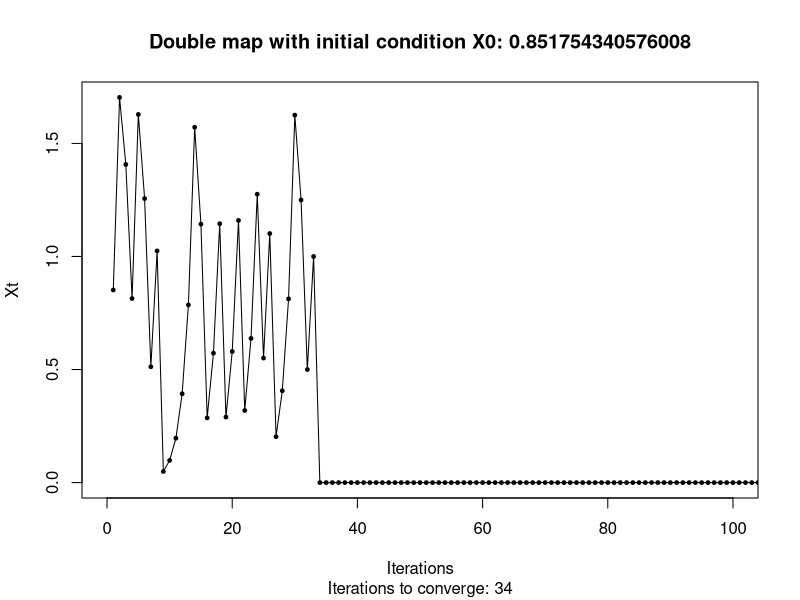
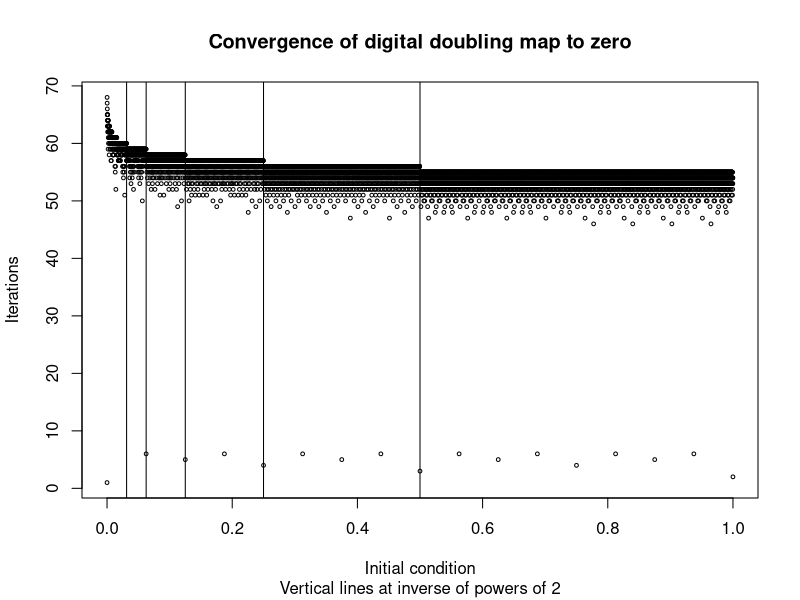
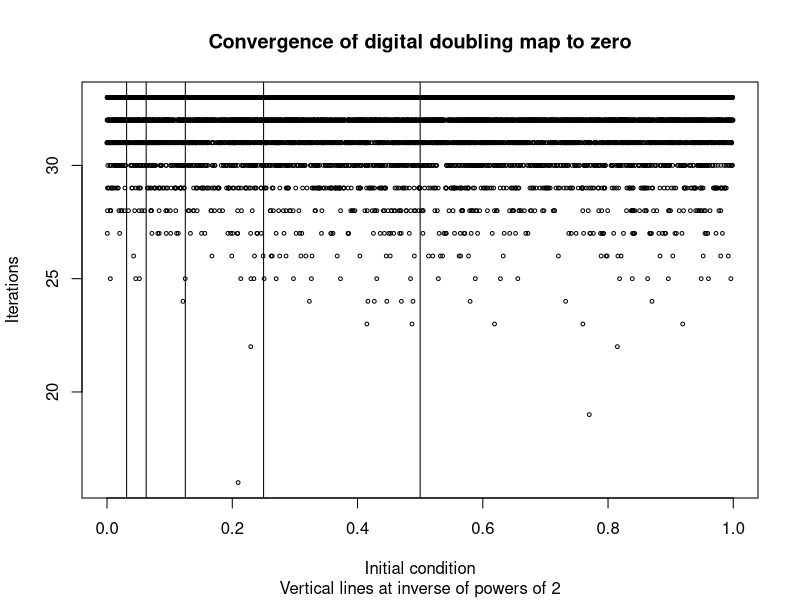

Generate these figures, in order, with R:
# Doubling map dynamics
# Xt+1 = 2 Xt mod 1

# Define the map
doubling_map <- function(ic, t) {
  x = rep(NA, t)
  x[1] = ic
  for (i in 2:t) {
    x[i] = 2*x[i-1] %% 1
  }
  return(x)
}

# Plot dynamics
t <- 1024 # Number of iterations
time <- seq(t) # Sequence to use as time index
x0 <- runif(1) # Initial condition, drawn from a Uniform(0,1)
double_map <- doubling_map(x0, t) # Call the map
plot(time, double_map, sub = paste("Iterations to converge:", which.min(double_map)),
     xlab = "Iterations", ylab = "Xt", main = paste("Double map with initial condition X0:", x0),
     xlim = c(0,100), type = "l")
points(time, double_map, pch = 20, cex=0.75)

# In a digital computer, the trajectory for any x0~U[0,1] will converge to 0 in a short number of steps
# This is NOT mathematically correct
# Consider x0 = 1/3, you can easily see that the map will infinitely move between 1/3 and 2/3 in a closed 2-period loop
# Since the computer works with finite-memory floating-points, it cannot represent numbers like 1/3 or pi
# The map ran on an irrational like pi/4 should behave chaotically, and not converge either

# Then what does the computer give us?
# Let's see what happens to any initial condition between 0 and 1 with step 10e-4
initial_cond <- seq(0,1,0.0001)

# Does it converge to zero?
converge_to_zero <- function(ic) {
  x = doubling_map(ic, 1024)
  if (sum(match(x,0), na.rm=TRUE) > 0) {
    return(TRUE)
  } else {
    return(FALSE)
  }
}

# Apply function to all initial conditions
zero_convergence <- unlist(lapply(initial_cond, converge_to_zero))
# Notice all initial values converge to zero
sum(zero_convergence)/length(zero_convergence) 

# How long does it take to converge?
convergence <- rep(NA, length(initial_cond))
for (i in 1:length(initial_cond)) {
  convergence[i] = which.min(doubling_map(initial_cond[i], t))
}
plot(initial_cond, convergence, cex=0.5,
     main = "Convergence of digital doubling map to zero", xlab = "Initial condition",
     ylab = "Iterations", sub = "Vertical lines at inverse of powers of 2") 


# Further analysis based on comments by Prof. Leonard Smith -----------------------

# Where does the max number of iterations decrease?
powers <- rep(NA, 5)
for (i in 1:length(powers)) {
  powers[i] = 1/(2^i)
}
abline(v = powers)

# It happens at powers of two! Interesting...
# Math explanation:
# Note that in binary 1/2 = 0.1, 1/4 = 0.01, 1/8 = 0.001, 1/16 = 0.0001
# Consider 0.51 -> 0.10000010, 0.49 -> 0.01111101
# 0.24 -> 0.00111101, 0.26 -> 0.01000010
# 0.124 -> 0.00011111, 0.126 -> 0.00100000
# You flip between zeros and ones after i 0s, where i is the power of two that generates middle point

# Can you represent 1/3 in binary? No binary representation!

# Consider going from 1 to 0. Every time you cross a vertical line, you add a zero to the binary representation
# This means you need one more doubling! Hence the increase in iterations needed.

# Repeat the graph with a pseudo random number generator

initial_cond <- runif(10000)
zero_convergence <- unlist(lapply(initial_cond, converge_to_zero))
sum(zero_convergence)/length(zero_convergence) 

# How long does it take to converge?
convergence <- rep(NA, length(initial_cond))
for (i in 1:length(initial_cond)) {
  convergence[i] = which.min(doubling_map(initial_cond[i], t)[2:t])
}
plot(initial_cond, convergence, cex=0.5,
     main = "Convergence of digital doubling map to zero", xlab = "Initial condition",
     ylab = "Iterations", sub = "Vertical lines at inverse of powers of 2") 

abline(v = powers)


